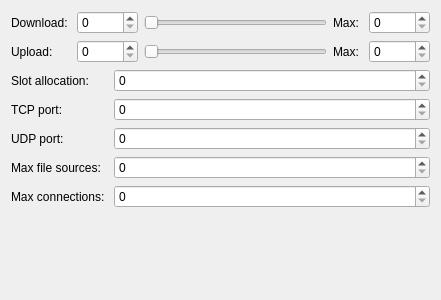
<?xml version="1.0" encoding="UTF-8"?>
<ui version="4.0">
 <class>ConnectionPage</class>
 <widget class="PreferenceWidget" name="ConnectionPage">
  <property name="geometry">
   <rect>
    <x>0</x>
    <y>0</y>
    <width>441</width>
    <height>300</height>
   </rect>
  </property>
  <layout class="QVBoxLayout" name="verticalLayout">
   <item>
    <layout class="QGridLayout" name="gridLayout">
     <item row="0" column="3">
      <widget class="QLabel" name="label_3">
       <property name="text">
        <string>Max: </string>
       </property>
      </widget>
     </item>
     <item row="1" column="0">
      <widget class="QLabel" name="label_2">
       <property name="text">
        <string>Upload: </string>
       </property>
      </widget>
     </item>
     <item row="1" column="1">
      <widget class="QSpinBox" name="m_uploadLimit">
       <property name="maximum">
        <number>99999</number>
       </property>
      </widget>
     </item>
     <item row="1" column="2">
      <widget class="QSlider" name="m_uploadSlider">
       <property name="maximum">
        <number>99999</number>
       </property>
       <property name="orientation">
        <enum>Qt::Horizontal</enum>
       </property>
      </widget>
     </item>
     <item row="1" column="3">
      <widget class="QLabel" name="label_4">
       <property name="text">
        <string>Max: </string>
       </property>
      </widget>
     </item>
     <item row="1" column="4">
      <widget class="QSpinBox" name="m_uploadMax">
       <property name="maximum">
        <number>99999</number>
       </property>
      </widget>
     </item>
     <item row="0" column="0">
      <widget class="QLabel" name="label">
       <property name="text">
        <string>Download: </string>
       </property>
      </widget>
     </item>
     <item row="0" column="1">
      <widget class="QSpinBox" name="m_downloadLimit">
       <property name="maximum">
        <number>99999</number>
       </property>
      </widget>
     </item>
     <item row="0" column="2">
      <widget class="QSlider" name="m_downloadSlider">
       <property name="maximum">
        <number>99999</number>
       </property>
       <property name="orientation">
        <enum>Qt::Horizontal</enum>
       </property>
      </widget>
     </item>
     <item row="0" column="4">
      <widget class="QSpinBox" name="m_downloadMax">
       <property name="maximum">
        <number>99999</number>
       </property>
      </widget>
     </item>
    </layout>
   </item>
   <item>
    <layout class="QFormLayout" name="formLayout">
     <item row="0" column="0">
      <widget class="QLabel" name="label_5">
       <property name="text">
        <string>Slot allocation: </string>
       </property>
      </widget>
     </item>
     <item row="0" column="1">
      <widget class="QSpinBox" name="m_slotAllocation">
       <property name="maximum">
        <number>99999</number>
       </property>
      </widget>
     </item>
     <item row="1" column="0">
      <widget class="QLabel" name="label_6">
       <property name="text">
        <string>TCP port: </string>
       </property>
      </widget>
     </item>
     <item row="1" column="1">
      <widget class="QSpinBox" name="m_tcpPort">
       <property name="maximum">
        <number>65535</number>
       </property>
      </widget>
     </item>
     <item row="2" column="0">
      <widget class="QLabel" name="label_7">
       <property name="text">
        <string>UDP port: </string>
       </property>
      </widget>
     </item>
     <item row="2" column="1">
      <widget class="QSpinBox" name="m_udpPort">
       <property name="maximum">
        <number>65535</number>
       </property>
      </widget>
     </item>
     <item row="3" column="0">
      <widget class="QLabel" name="label_8">
       <property name="text">
        <string>Max file sources: </string>
       </property>
      </widget>
     </item>
     <item row="3" column="1">
      <widget class="QSpinBox" name="m_maxFileSources">
       <property name="maximum">
        <number>99999</number>
       </property>
      </widget>
     </item>
     <item row="4" column="0">
      <widget class="QLabel" name="label_9">
       <property name="text">
        <string>Max connections: </string>
       </property>
      </widget>
     </item>
     <item row="4" column="1">
      <widget class="QSpinBox" name="m_maxConnections">
       <property name="maximum">
        <number>99999</number>
       </property>
      </widget>
     </item>
    </layout>
   </item>
   <item>
    <spacer name="verticalSpacer">
     <property name="orientation">
      <enum>Qt::Vertical</enum>
     </property>
     <property name="sizeHint" stdset="0">
      <size>
       <width>20</width>
       <height>40</height>
      </size>
     </property>
    </spacer>
   </item>
  </layout>
 </widget>
 <customwidgets>
  <customwidget>
   <class>PreferenceWidget</class>
   <extends>QWidget</extends>
   <header>preferencewidget.h</header>
   <container>1</container>
  </customwidget>
 </customwidgets>
 <resources/>
 <connections>
  <connection>
   <sender>m_downloadLimit</sender>
   <signal>valueChanged(int)</signal>
   <receiver>m_downloadSlider</receiver>
   <slot>setValue(int)</slot>
   <hints>
    <hint type="sourcelabel">
     <x>105</x>
     <y>21</y>
    </hint>
    <hint type="destinationlabel">
     <x>236</x>
     <y>21</y>
    </hint>
   </hints>
  </connection>
  <connection>
   <sender>m_downloadSlider</sender>
   <signal>valueChanged(int)</signal>
   <receiver>m_downloadLimit</receiver>
   <slot>setValue(int)</slot>
   <hints>
    <hint type="sourcelabel">
     <x>236</x>
     <y>21</y>
    </hint>
    <hint type="destinationlabel">
     <x>105</x>
     <y>21</y>
    </hint>
   </hints>
  </connection>
  <connection>
   <sender>m_uploadLimit</sender>
   <signal>valueChanged(int)</signal>
   <receiver>m_uploadSlider</receiver>
   <slot>setValue(int)</slot>
   <hints>
    <hint type="sourcelabel">
     <x>105</x>
     <y>51</y>
    </hint>
    <hint type="destinationlabel">
     <x>236</x>
     <y>51</y>
    </hint>
   </hints>
  </connection>
  <connection>
   <sender>m_uploadSlider</sender>
   <signal>valueChanged(int)</signal>
   <receiver>m_uploadLimit</receiver>
   <slot>setValue(int)</slot>
   <hints>
    <hint type="sourcelabel">
     <x>236</x>
     <y>51</y>
    </hint>
    <hint type="destinationlabel">
     <x>105</x>
     <y>51</y>
    </hint>
   </hints>
  </connection>
 </connections>
</ui>
